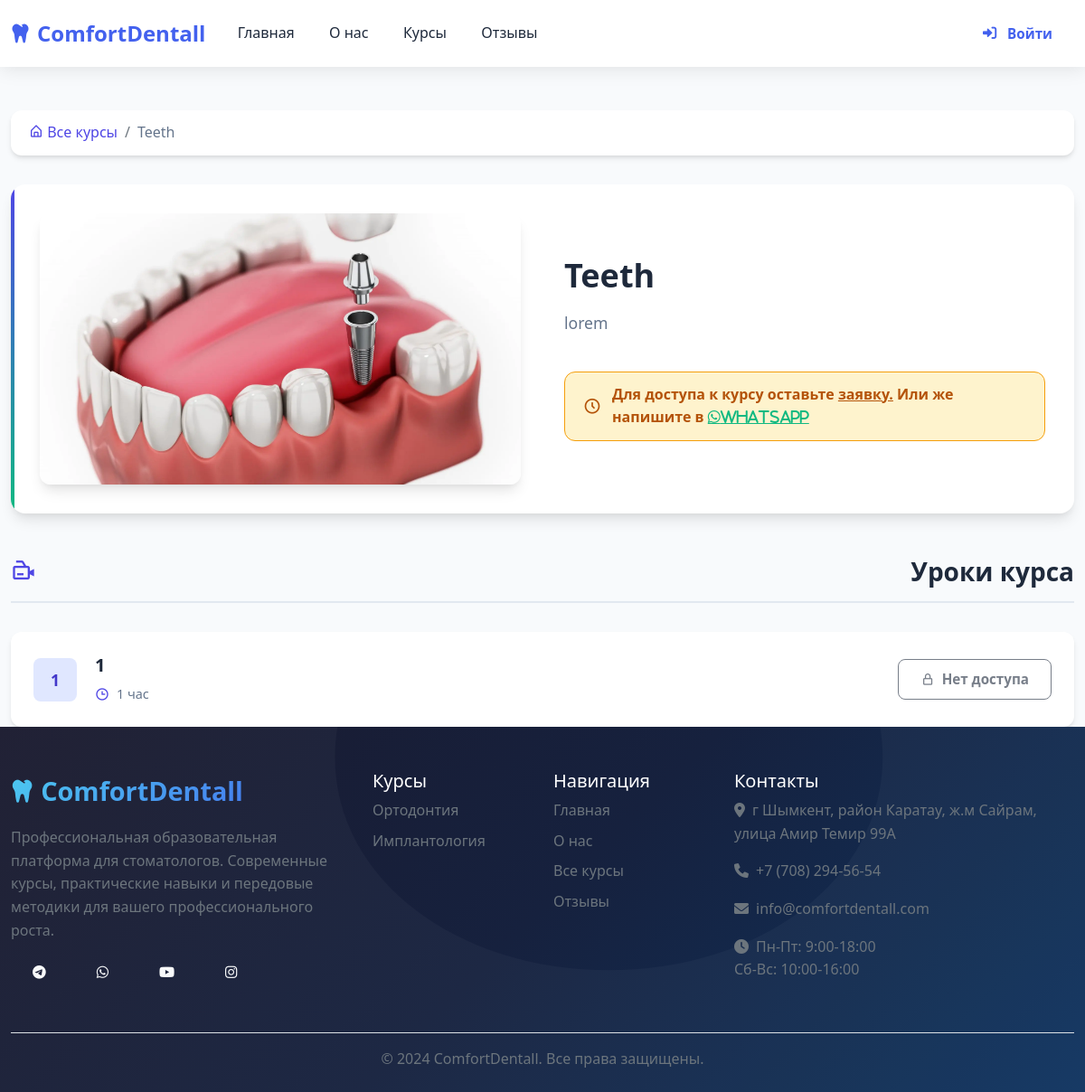
The app's page /course/1/ with its own data.
### app/models.py (models this page shows, shortened)
class Course(models.Model):
    title = models.CharField(max_length=200)
    description = models.TextField()
    image = models.ImageField(upload_to='course_images/')
    duration = models.CharField(max_length=100, help_text="Например: 2 месяца")
    created_at = models.DateTimeField(auto_now_add=True)
    is_active = models.BooleanField(default=True)

class Lesson(models.Model):
    course = models.ForeignKey(Course, on_delete=models.CASCADE, related_name='lessons')
    title = models.CharField(max_length=200)
    order = models.PositiveIntegerField(default=0, help_text="Порядок урока внутри курса")
    video_url = models.URLField(help_text="Ссылка на YouTube видео", blank=True)
    duration = models.CharField(max_length=50, blank=True, help_text="Например: 15 минут")
    description = models.TextField(blank=True)
    text_content = models.TextField(
        blank=True,
        null=True,
        help_text="Конспект урока: можно вставлять HTML"
    )
    class Meta:
        ordering = ['order']
        unique_together = (('course', 'order'),)  # не обязательно, но полезно

### app/views.py (the view)
# urls.py: path('course/<int:course_id>/', views.course_detail, name='course_detail'),
def course_detail(request, course_id):
    course = get_object_or_404(Course, id=course_id, is_active=True)
    lessons = course.lessons.all().order_by('order')
    has_access = False
    if request.user.is_authenticated:
        has_access = UserCourseAccess.objects.filter(
            user=request.user,
            course=course,
            is_active=True
        ).exists()
    return render(request, 'courses/course_detail.html', {
        'course': course,
        'lessons': lessons,  # Добавляем уроки в контекст
        'has_access': has_access
    })

### app/templates/courses/course_detail.html (shortened to what this page needs)
{% extends 'app/base.html' %}
{% load static %}
{% block extra_css %}
<link rel="stylesheet" href="{% static 'css/profile.css' %}">
<link href="https://unpkg.com/boxicons@2.1.4/css/boxicons.min.css" rel="stylesheet">
{% endblock %}
{% block content %}
<div class="container mt-5">
    <nav aria-label="breadcrumb" class="breadcrumb-nav">
        <ol class="breadcrumb">
            <li class="breadcrumb-item"><a href="{% url 'courses:course_list' %}"><i class='bx bx-home-alt'></i> Все курсы</a></li>
            <li class="breadcrumb-item active">{{ course.title }}</li>
        </ol>
    </nav>
    <div class="course-header">
        <div class="course-image-container">
            <img src="{{ course.image.url }}" alt="{{ course.title }}" class="course-img">
        </div>
        <div class="course-info">
            <h1 class="course-title">{{ course.title }}</h1>
            <p class="course-description">{{ course.description }}</p>
            {% if has_access %}
                <div class="access-status access-granted">
                    <i class='bx bx-check-circle'></i>
                    <span>У вас есть доступ к этому курсу</span>
                </div>
            {% else %}
                <div class="access-status access-denied">
                    <i class='bx bx-time-five'></i>
                    <span>Для доступа к курсу оставьте <a href="{% url 'courses:course_application_with_course' course.id %}" style="color: #b45309;">заявку.</a> Или же напишите в <a href="https://l.instagram.com/?u=https%3A%2F%2Fwa.me%2F7064275444%3Ffbclid%3DPAZXh0bgNhZW0CMTEAc3J0YwZhcHBfaWQMMjU2MjgxMDQwNTU4CGNhbGxzaXRlAjE1AAGnBDrpuWvez82EIgN8LrWYCaOTo08dKnC3YZMgkpmUaquHtBJF4kzqghNmC0A_aem_kDqemR9qcKauFjBbXnBfCQ&e=AT2_WoEJUkGkOZLY3-kn4yCWA2eMDffnCRwMmk0d2QP-ws113s_9QtS1jFI5QSddEUvzZ23x2i9FwPqaXMVBOasJXkC05hpuFOXHU6ohaQ" style="color: #10b981" class="fab fa-whatsapp">whatsapp</a></span>
                </div>
            {% endif %}
        </div>
    </div>
    <div class="lessons-section">
        <div class="section-header">
            <i class='bx bx-video-recording'></i>
            <h2 class="section-title">Уроки курса</h2>
        </div>
        {% if lessons %}
            <div class="lessons-grid">
                {% for lesson in lessons %}
                <div class="lesson-card" style="animation-delay: {{ forloop.counter0|add:0.1 }}s;">
                    <div class="lesson-content">
                        <div class="lesson-number">{{ forloop.counter }}</div>
                        <div class="lesson-details">
                            <h4>{{ lesson.title }}</h4>
                            {% if lesson.duration %}
                            <div class="lesson-meta">
                                <span class="lesson-meta-item">
                                    <i class='bx bx-time'></i>
                                    {{ lesson.duration }}
                                </span>
                            </div>
                            {% endif %}
                        </div>
                    </div>
                    <div class="lesson-actions">
                        {% if has_access %}
                            <a href="{% url 'courses:lesson_detail' lesson.id %}" class="btn btn-primary">
                                <i class='bx bx-play-circle'></i>
                                Смотреть урок
                            </a>
                        {% else %}
                            <button class="btn btn-outline" disabled>
                                <i class='bx bx-lock-alt'></i>
                                Нет доступа
                            </button>
                        {% endif %}
                    </div>
                </div>
                {% endfor %}
            </div>
        {% else %}
            <div class="empty-state">
                <i class='bx bx-book-open'></i>
                <h3>Уроки пока не добавлены</h3>
                <p>Администратор скоро добавит материалы к этому курсу.</p>
            </div>
        {% endif %}
    </div>
</div>
{% endblock %}

### app/static/css/variables.css (style rules this page uses)
:root { --primary-color: #4361ee; --secondary-color: #3a0ca3; --accent-color: #4cc9f0; --success-color: #10b981; --warning-color: #f59e0b; --danger-color: #ef4444; --bg-light: #f8fafc; --bg-white: #ffffff; --text-dark: #1e293b; --text-gray: #64748b; --text-light: #94a3b8; --border-color: #e2e8f0; --gradient-primary: linear-gradient(135deg, #4361ee 0%, #3a0ca3 100%); --gradient-hero: linear-gradient(135deg, #667eea 0%, #764ba2 100%); --shadow-sm: 0 1px 2px 0 rgba(0, 0, 0, 0.05); --shadow: 0 4px 6px -1px rgba(0, 0, 0, 0.1), 0 2px 4px -1px rgba(0, 0, 0, 0.06); --shadow-lg: 0 10px 15px -3px rgba(0, 0, 0, 0.1), 0 4px 6px -2px rgba(0, 0, 0, 0.05); --border-radius: 8px; --border-radius-lg: 12px; }
* { margin: 0; padding: 0; box-sizing: border-box; }
body { font-family: 'Segoe UI', Tahoma, Geneva, Verdana, sans-serif; line-height: 1.6; color: var(--text-dark); background-color: var(--bg-light); }

### app/static/css/profile.css (style rules this page uses)
.section-header { display: flex; justify-content: space-between; align-items: center; flex-wrap: wrap; margin-bottom: 30px; }
.section-title { font-size: 2rem; font-weight: 700; color: #007aff; }
.course-header { margin-bottom: 15px; }
.course-title { font-size: 1.25rem; font-weight: 700; color: #1c1c1e; margin-bottom: 5px; }

### app/templates/app/base.html (style rules this page uses)
:root { --primary-color: #4361ee; --secondary-color: #3a0ca3; --accent-color: #4cc9f0; --gradient-primary: linear-gradient(135deg, #4361ee 0%, #3a0ca3 100%); --gradient-hero: linear-gradient(135deg, #667eea 0%, #764ba2 100%); --text-light: #ffffff; --text-dark: #2b2d42; --shadow: 0 10px 30px rgba(0, 0, 0, 0.1); --transition: all 0.3s ease; }
* { margin: 0; padding: 0; box-sizing: border-box; }
body { font-family: 'Segoe UI', Tahoma, Geneva, Verdana, sans-serif; line-height: 1.6; color: var(--text-dark); overflow-x: hidden; }
.bx { font-family: 'boxicons' !important; }

### records on screen
Course: title "Teeth", image (picture), description "lorem"
Lesson: title "1", duration "1 час"
